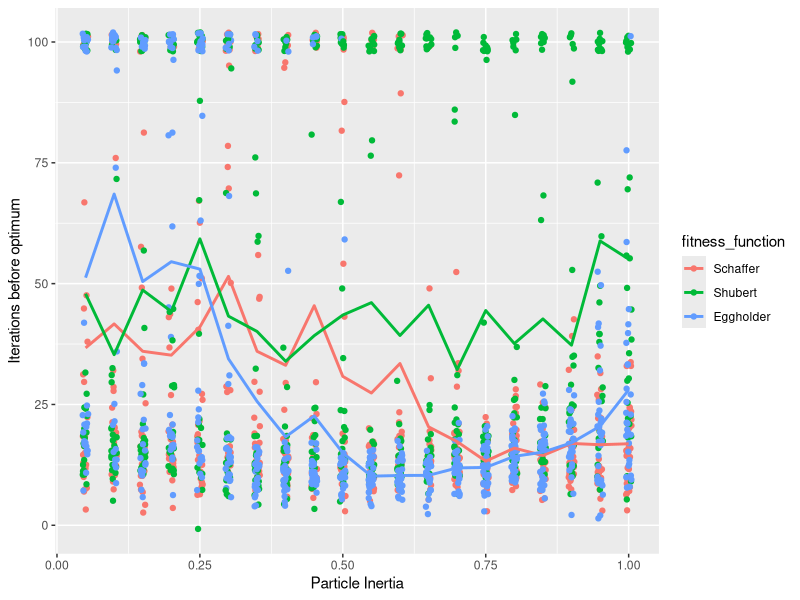
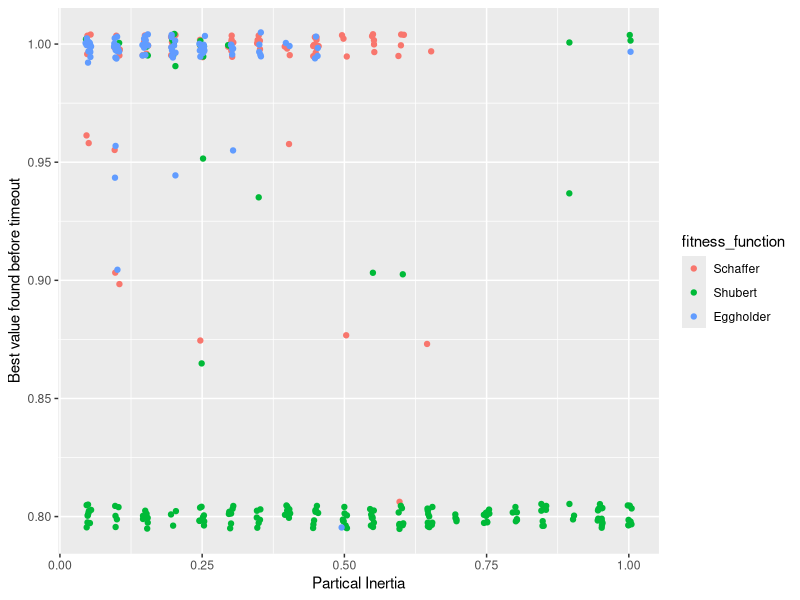
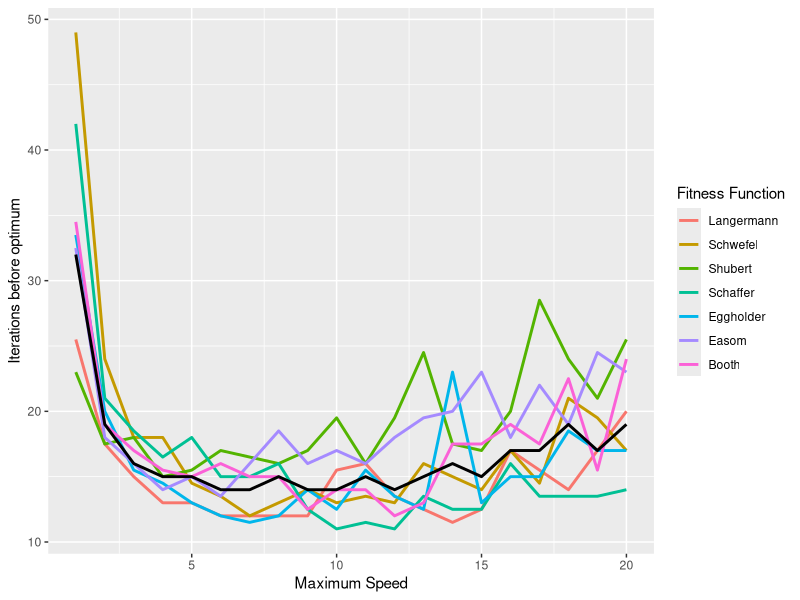
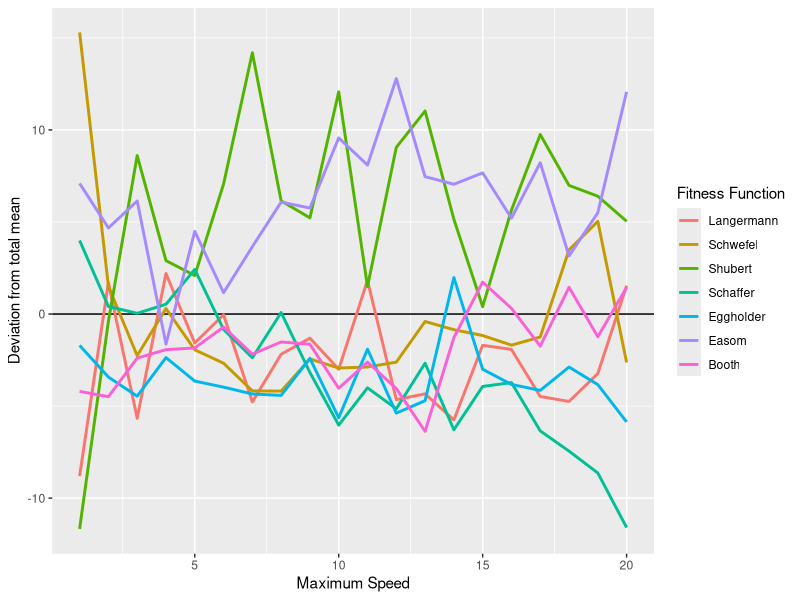

Write the R code that produced these figures, in order.
install.packages("tidyverse")
library(dplyr)
library(ggplot2)

####### Experiment 3 ##############
experiment3 = read.csv("netlogo_inertia_convergence_best_vals.csv",
    header = FALSE, col.names = c("run_nr", "fitness_function", "inertia","iterations", "global_best_val"))
experiment3$fitness_function <- factor(experiment3$fitness_function, 
                                       levels=c("Fitness function Schaffer", "Fitness function Shubert", "Fitness function Eggholder"),
                                       labels=c("Schaffer", "Shubert", "Eggholder"))
#Plotting iterations before optimum
ggplot(experiment3, aes(x=inertia, y=iterations)) + 
  geom_point(aes(colour = fitness_function), position = position_jitter(width = 0.005, height = 2)) +
  stat_summary(size=1, aes(y = iterations,color=fitness_function), fun=mean, geom="line") +
  labs (x = 'Particle Inertia', y = 'Iterations before optimum')

#Inspecting cases that did not converge
nc = filter(experiment3,experiment3$iterations==100)
ggplot(nc, aes(x=inertia, y=global_best_val)) +
  geom_point(aes(colour = fitness_function), position = position_jitter(width = 0.005, height = 0.005)) +
  labs( x = "Partical Inertia", y = "Best value found before timeout")

####### Experiment 4 ##############
experiment4 = read.csv("netlogo_speed_limit_best_vals.csv",
                  header = FALSE, col.names = c("run_nr", "fitness_function", "maxspeed","iterations", "global_best_val"))
experiment4$fitness_function <- factor(experiment4$fitness_function, 
                                  levels=c("Fitness function Langermann", "Fitness function Schwefel", "Fitness function Shubert", "Fitness function Schaffer", "Fitness function Eggholder", "Fitness function Easom", "Fitness function Booth"),
                                  labels=c("Langermann", "Schwefel","Shubert", "Schaffer", "Eggholder", "Easom", "Booth"))
#Plotting iterations before optimum
ggplot(experiment4, aes(x=maxspeed, y=iterations)) + 
#  geom_point(aes(colour = fitness_function), position = position_jitter(width = 0.1, height = 1)) +
  stat_summary(size=1, aes(y = iterations,color=fitness_function), fun=median, geom="line") +
  stat_summary(size=1, aes(y = iterations), fun=median, geom="line") +
    labs (x = 'Maximum Speed', y = 'Iterations before optimum', colour = "Fitness Function")

#Plotting as deviation from total mean
ff = aggregate(experiment4$iterations,list(experiment4$maxspeed,experiment4$fitness_function),mean)
total = aggregate(experiment4$iterations,list(experiment4$maxspeed),mean)
ff$x = ff$x-total$x
ggplot(ff, aes(x=Group.1, y=x)) +
  geom_hline(yintercept=0)+
  stat_summary(size=1, aes(y = x,color=Group.2), fun=median, geom="line") +
  labs(x = "Maximum Speed", y = "Deviation from total mean", colour="Fitness Function")
  